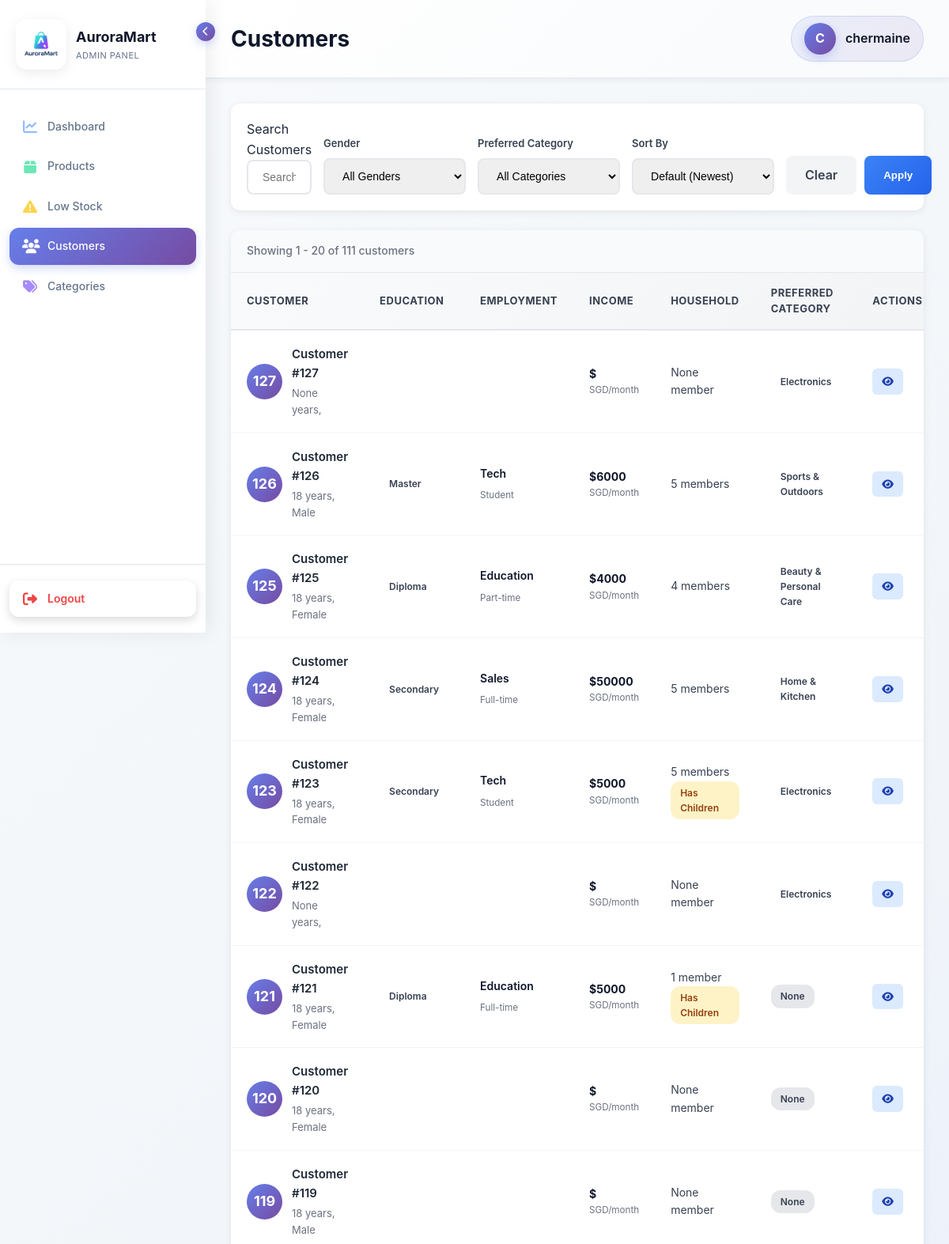
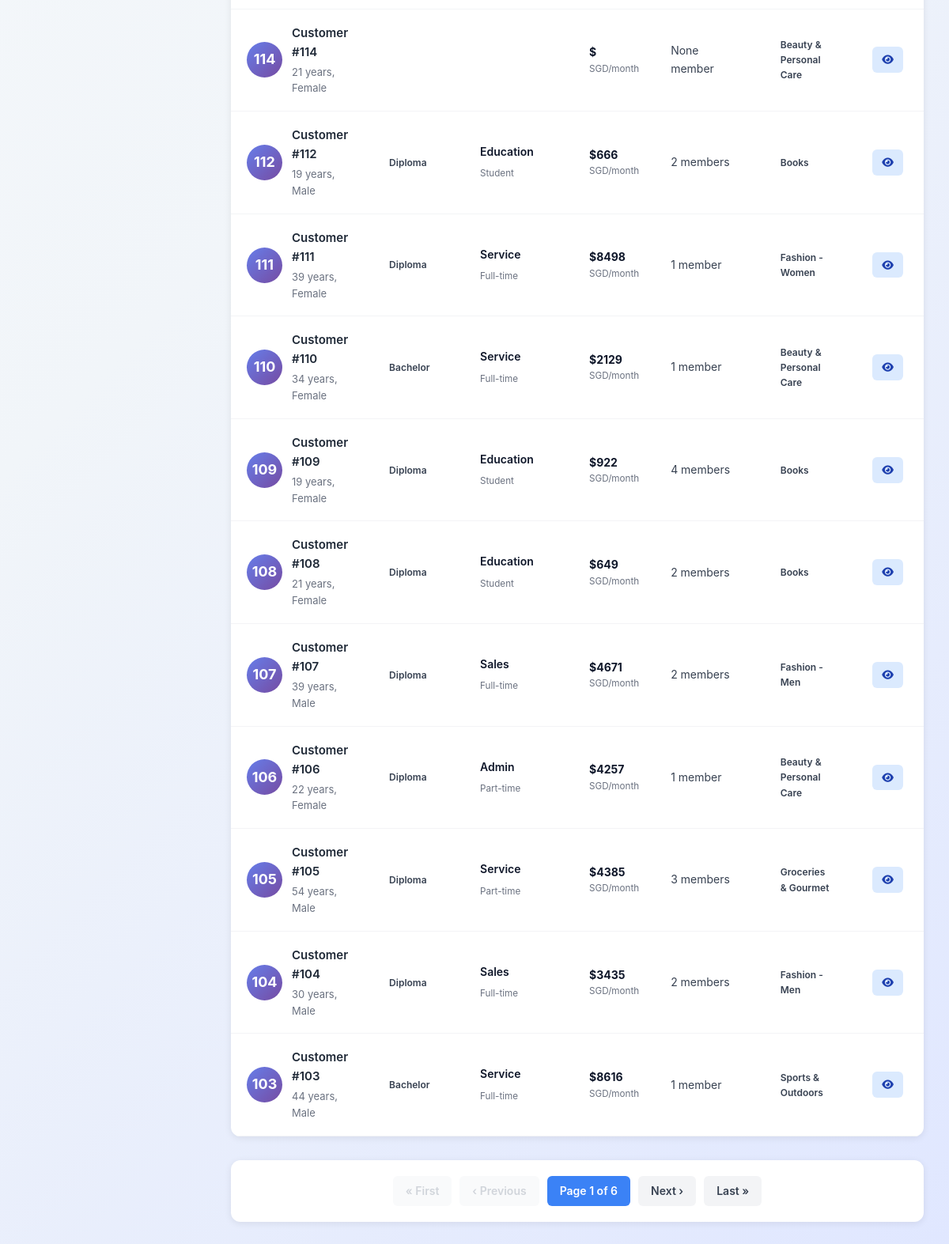
Page /adminpanel/customers/ (signed in) on the committed database (2 pictures, top to bottom).
### storefront/models.py (models this page shows, shortened)
class Customer(AbstractUser):
    username = models.CharField(
        max_length=150,
        unique=True,
        help_text='Required. 150 characters or fewer. Any characters allowed.',
        validators=[],  # No validators - allow any characters
        error_messages={
            'unique': "A user with that username already exists.",
        },
    )
    age = models.IntegerField(null=True, blank=True)
    gender = models.CharField(max_length=20, blank=True)
    employment_status = models.CharField(max_length=50, blank=True)
    occupation = models.CharField(max_length=100, blank=True)
    education = models.CharField(max_length=100, blank=True)
    household_size = models.IntegerField(null=True, blank=True)
    has_children = models.BooleanField(default=False)
    monthly_income_sgd = models.DecimalField(max_digits=10, decimal_places=2, null=True, blank=True, default=None)
    preferred_category = models.ForeignKey(Category, on_delete=models.SET_NULL, null=True, blank=True)

class Category(models.Model):
    name = models.CharField(max_length=100)
    description = models.TextField(blank=True)

### adminpanel/views/customer_views.py (the view, shortened to what this page needs)
# urls.py: path('customers/', customer_views.customer_list, name='customer_list'),
@login_required(login_url='adminpanel:login')
@user_passes_test(is_staff_user, login_url='adminpanel:login')
def customer_list(request):
    customers = Customer.objects.filter(is_active=True, is_staff=False).annotate(
        order_count=Count('order'),
        total_spent=Sum('order__total_amount')
    )
    search_query = request.GET.get('search', '').strip()
    gender_filter = request.GET.get('gender', '')
    if gender_filter:
        customers = customers.filter(gender=gender_filter)
    education_filter = request.GET.get('education', '')
    if education_filter:
        customers = customers.filter(education=education_filter)
    employment_filter = request.GET.get('employment', '')
    if employment_filter:
        customers = customers.filter(employment_status=employment_filter)
    occupation_filter = request.GET.get('occupation', '')
    if occupation_filter:
        customers = customers.filter(occupation=occupation_filter)
    category_filter = request.GET.get('category', '')
    if category_filter:
        customers = customers.filter(preferred_category_id=category_filter)
    children_filter = request.GET.get('has_children', '')
    if children_filter:
        has_children_bool = children_filter.lower() == 'true'
        customers = customers.filter(has_children=has_children_bool)
    age_min = request.GET.get('age_min', '')
    age_max = request.GET.get('age_max', '')
    if age_min:
        customers = customers.filter(age__gte=age_min)
    if age_max:
        customers = customers.filter(age__lte=age_max)
    income_min = request.GET.get('income_min', '')
    income_max = request.GET.get('income_max', '')
    if income_min:
        customers = customers.filter(monthly_income_sgd__gte=income_min)
    if income_max:
        customers = customers.filter(monthly_income_sgd__lte=income_max)
    household_size = request.GET.get('household_size', '')
    if household_size:
        customers = customers.filter(household_size=household_size)
    sort_by = request.GET.get('sort', '')
    if sort_by:
        customers = customers.order_by(sort_by)
    else:
        customers = customers.order_by('-id')  # Default sort by newest
    paginator = Paginator(customers, 20)
    page_obj = paginator.get_page(request.GET.get('page'))
    all_categories = Category.objects.all().order_by('name')
    distinct_genders = Customer.objects.filter(is_active=True, is_staff=False).values_list('gender', flat=True).distinct().order_by('gender')
    distinct_educations = Customer.objects.filter(is_active=True, is_staff=False).values_list('education', flat=True).distinct().order_by('education')
    distinct_employments = Customer.objects.filter(is_active=True, is_staff=False).values_list('employment_status', flat=True).distinct().order_by('employment_status')
    distinct_occupations = Customer.objects.filter(is_active=True, is_staff=False).values_list('occupation', flat=True).distinct().order_by('occupation')
    distinct_household_sizes = Customer.objects.filter(is_active=True, is_staff=False).values_list('household_size', flat=True).distinct().order_by('household_size')
    context = {
        'page_obj': page_obj,
        'search_query': search_query,
        'all_categories': all_categories,
        'distinct_genders': [g for g in distinct_genders if g],
        'distinct_educations': [e for e in distinct_educations if e],
        'distinct_employments': [e for e in distinct_employments if e],
        'distinct_occupations': [o for o in distinct_occupations if o],
        'distinct_household_sizes': [h for h in distinct_household_sizes if h],
    }
    return render(request, 'adminpanel/customer/customer_list.html', context)

### adminpanel/templates/adminpanel/customer/customer_list.html (shortened to what this page needs)
{% extends "adminpanel/base.html" %}
{% block page_title %}Customers{% endblock %}
{% block content %}
<div class="search-bar">
    <form method="GET" action="{% url 'adminpanel:customer_list' %}" class="search-form">
        <div class="search-input">
            <label for="search">Search Customers</label>
            <input type="text" name="search" id="search" class="form-control"
                   placeholder="Search by name, username, email..."
                   value="{{ request.GET.search }}">
        </div>
        <div class="filter-input">
            <label for="gender">Gender</label>
            <select name="gender" id="gender" class="form-control">
                <option value="">All Genders</option>
            </select>
        </div>
        <div class="filter-input">
            <label for="category">Preferred Category</label>
            <select name="category" id="category" class="form-control">
                <option value="">All Categories</option>
            </select>
        </div>
        <div class="filter-input">
            <label for="sort">Sort By</label>
            <select name="sort" id="sort" class="form-control">
                <option value="">Default (Newest)</option>
            </select>
        </div>
        <div class="btn-filter">
            <a href="{% url 'adminpanel:customer_list' %}" class="btn-clear">Clear</a>
            <button type="submit" class="btn-apply">Apply</button>
        </div>
    </form>
</div>
{% if page_obj %}
<div class="customers-table">
    <div class="results-info">
        Showing {{ page_obj.start_index }} - {{ page_obj.end_index }} of {{ page_obj.paginator.count }} customers
    </div>
    <table>
        <thead>
            <tr>
                <th>Customer</th>
                <th>Education</th>
                <th>Employment</th>
                <th>Income</th>
                <th>Household</th>
                <th>Preferred Category</th>
                <th>Actions</th>
            </tr>
        </thead>
        <tbody>
            {% for customer in page_obj %}
            <tr>
                <td>
                    <div class="customer-info">
                        <div class="customer-avatar">
                            {{ customer.id }}
                        </div>
                        <div class="customer-details">
                            <h4>Customer #{{ customer.id }}</h4>
                            <p>{{ customer.age }} years, {{ customer.gender }}</p>
                        </div>
                    </div>
                </td>
                <td>
                    <span class="badge badge-primary">{{ customer.education }}</span>
                </td>
                <td>
                    <div style="font-weight: 600; color: #0f172a; margin-bottom: 4px;">{{ customer.occupation }}</div>
                    <small style="color: #6b7280;">{{ customer.employment_status }}</small>
                </td>
                <td>
                    <strong style="color: #0f172a;">${{ customer.monthly_income_sgd|floatformat:0 }}</strong>
                    <small style="color: #6b7280; display: block;">SGD/month</small>
                </td>
                <td>
                    <div>{{ customer.household_size }} member{{ customer.household_size|pluralize }}</div>
                    {% if customer.has_children %}
                    <span class="badge badge-warning">Has Children</span>
                    {% endif %}
                </td>
                <td>
                    {% if customer.preferred_category %}
                    <span class="badge badge-primary">{{ customer.preferred_category.name }}</span>
                    {% else %}
                    <span class="badge badge-secondary">None</span>
                    {% endif %}
                </td>
                <td>
                    <a href="{% url 'adminpanel:customer_detail' customer.pk %}" class="btn-icon btn-view" title="View Details">
                        <i class="fas fa-eye"></i>
                    </a>
                </td>
            </tr>
            {% endfor %}
        </tbody>
    </table>
</div>
{% if page_obj.has_other_pages %}
<div class="pagination">
    {% if page_obj.has_previous %}
        <a href="?page=1{% for key, value in request.GET.items %}{% if key != 'page' %}&{{ key }}={{ value }}{% endif %}{% endfor %}">« First</a>
        <a href="?page={{ page_obj.previous_page_number }}{% for key, value in request.GET.items %}{% if key != 'page' %}&{{ key }}={{ value }}{% endif %}{% endfor %}">‹ Previous</a>
    {% else %}
        <span class="disabled">« First</span>
        <span class="disabled">‹ Previous</span>
    {% endif %}
    <span class="current">Page {{ page_obj.number }} of {{ page_obj.paginator.num_pages }}</span>
    {% if page_obj.has_next %}
        <a href="?page={{ page_obj.next_page_number }}{% for key, value in request.GET.items %}{% if key != 'page' %}&{{ key }}={{ value }}{% endif %}{% endfor %}">Next ›</a>
        <a href="?page={{ page_obj.paginator.num_pages }}{% for key, value in request.GET.items %}{% if key != 'page' %}&{{ key }}={{ value }}{% endif %}{% endfor %}">Last »</a>
    {% else %}
        <span class="disabled">Next ›</span>
        <span class="disabled">Last »</span>
    {% endif %}
</div>
{% endif %}
{% endif %}
{% endblock %}

### adminpanel/templates/adminpanel/base.html (shortened to what this page needs)
<!DOCTYPE html>
<html lang="en">
<head>
    {% load static %}
    <link rel="stylesheet" href="https://cdnjs.cloudflare.com/ajax/libs/font-awesome/6.4.0/css/all.min.css">
</head>
<body>
    <div class="sidebar" id="sidebar">
        <div class="sidebar-header">
            <div class="sidebar-logo">
                <img src="{% static 'images/Auroramart-logo.png' %}" alt="AuroraMart Logo">
            </div>
            <div class="sidebar-brand">
                <div class="brand-name">AuroraMart</div>
                <div class="brand-subtitle">Admin Panel</div>
            </div>
            <div class="sidebar-toggle" onclick="toggleSidebar()">
                <i class="fas fa-chevron-left"></i>
            </div>
        </div>
        <nav class="sidebar-nav">
            <div class="nav-item">
                <a href="{% url 'adminpanel:dashboard' %}" class="nav-link {% if request.resolver_match.url_name == 'dashboard' %}active{% endif %}">
                    <i class="fas fa-chart-line"></i>
                    <span class="nav-text">Dashboard</span>
                </a>
            </div>
            <div class="nav-item">
                <a href="{% url 'adminpanel:product_list' %}" class="nav-link {% if 'product' in request.resolver_match.url_name %}active{% endif %}">
                    <i class="fas fa-box"></i>
                    <span class="nav-text">Products</span>
                </a>
            </div>
            <div class="nav-item">
                <a href="{% url 'adminpanel:low_stock' %}" class="nav-link {% if request.resolver_match.url_name == 'low_stock' %}active{% endif %}">
                    <i class="fas fa-exclamation-triangle"></i>
                    <span class="nav-text">Low Stock</span>
                </a>
            </div>
            <div class="nav-item">
                <a href="{% url 'adminpanel:customer_list' %}" class="nav-link {% if 'customer' in request.resolver_match.url_name %}active{% endif %}">
                    <i class="fas fa-users"></i>
                    <span class="nav-text">Customers</span>
                </a>
            </div>
            <div class="nav-item">
                <a href="{% url 'adminpanel:category_list' %}" class="nav-link {% if 'category' in request.resolver_match.url_name %}active{% endif %}">
                    <i class="fas fa-tags"></i>
                    <span class="nav-text">Categories</span>
                </a>
            </div>
        </nav>
        <div class="sidebar-footer">
            {% if user.is_authenticated %}
            <a href="{% url 'adminpanel:logout' %}" class="logout-link">
                <i class="fas fa-sign-out-alt"></i>
                <span class="nav-text">Logout</span>
            </a>
            {% endif %}
        </div>
    </div>
    <div class="main-content">
        <div class="topbar">
            <h1 class="page-title">{% block page_title %}Dashboard{% endblock %}</h1>
            {% if user.is_authenticated %}
            <div class="user-info">
                <div class="user-avatar">{{ user.username|slice:":1"|upper }}</div>
                <span class="user-name">{{ user.username }}</span>
            </div>
            {% endif %}
        </div>
        <div class="content-wrapper">
            {% block content %}{% endblock %}
        </div>
    </div>
</body>
</html>

### rows in the picture
Customer: username "C", username "chermaine"
Customer: id "127", age "None", household_size "None", preferred_category.name "Electronics"
Customer: id "126", age "18", gender "Male", education "Master", occupation "Tech", employment_status "Student", monthly_income_sgd "6000", household_size "5", preferred_category.name "Sports & Outdoors"
Customer: id "125", age "18", gender "Female", education "Diploma", occupation "Education", employment_status "Part-time", monthly_income_sgd "4000", household_size "4", preferred_category.name "Beauty & Personal Care"
Customer: id "124", age "18", gender "Female", education "Secondary", occupation "Sales", employment_status "Full-time", monthly_income_sgd "50000", household_size "5", preferred_category.name "Home & Kitchen"
Customer: id "123", age "18", gender "Female", education "Secondary", occupation "Tech", employment_status "Student", monthly_income_sgd "5000", household_size "5", has_children "Has Children", preferred_category.name "Electronics"
Customer: id "122", age "None", household_size "None", preferred_category.name "Electronics"
Customer: id "121", age "18", gender "Female", education "Diploma", occupation "Education", employment_status "Full-time", monthly_income_sgd "5000", household_size "1", has_children "Has Children", shows "None"
Customer: id "120", age "18", gender "Female", household_size "None"
Customer: id "119", age "18", gender "Male", household_size "None"
Customer: id "114", age "21", gender "Female", household_size "None", preferred_category.name "Beauty & Personal Care"
Customer: id "112", age "19", gender "Male", education "Diploma", occupation "Education", employment_status "Student", monthly_income_sgd "666", household_size "2", preferred_category.name "Books"
Customer: id "111", age "39", gender "Female", education "Diploma", occupation "Service", employment_status "Full-time", monthly_income_sgd "8498", household_size "1", preferred_category.name "Fashion - Women"
Customer: id "110", age "34", gender "Female", education "Bachelor", occupation "Service", employment_status "Full-time", monthly_income_sgd "2129", household_size "1", preferred_category.name "Beauty & Personal Care"
Customer: id "109", age "19", gender "Female", education "Diploma", occupation "Education", employment_status "Student", monthly_income_sgd "922", household_size "4", preferred_category.name "Books"
Customer: id "108", age "21", gender "Female", education "Diploma", occupation "Education", employment_status "Student", monthly_income_sgd "649", household_size "2", preferred_category.name "Books"
Customer: id "107", age "39", gender "Male", education "Diploma", occupation "Sales", employment_status "Full-time", monthly_income_sgd "4671", household_size "2", preferred_category.name "Fashion - Men"
Customer: id "106", age "22", gender "Female", education "Diploma", occupation "Admin", employment_status "Part-time", monthly_income_sgd "4257", household_size "1", preferred_category.name "Beauty & Personal Care"
Customer: id "105", age "54", gender "Male", education "Diploma", occupation "Service", employment_status "Part-time", monthly_income_sgd "4385", household_size "3", preferred_category.name "Groceries & Gourmet"
Customer: id "104", age "30", gender "Male", education "Diploma", occupation "Sales", employment_status "Full-time", monthly_income_sgd "3435", household_size "2", preferred_category.name "Fashion - Men"
Customer: id "103", age "44", gender "Male", education "Bachelor", occupation "Service", employment_status "Full-time", monthly_income_sgd "8616", household_size "1", preferred_category.name "Sports & Outdoors"

### other values in the picture
{{ page_obj.start_index }} "1"
{{ page_obj.end_index }} "20"
{{ page_obj.paginator.count }} "111"
{{ page_obj.number }} "1"
{{ page_obj.paginator.num_pages }} "6"
